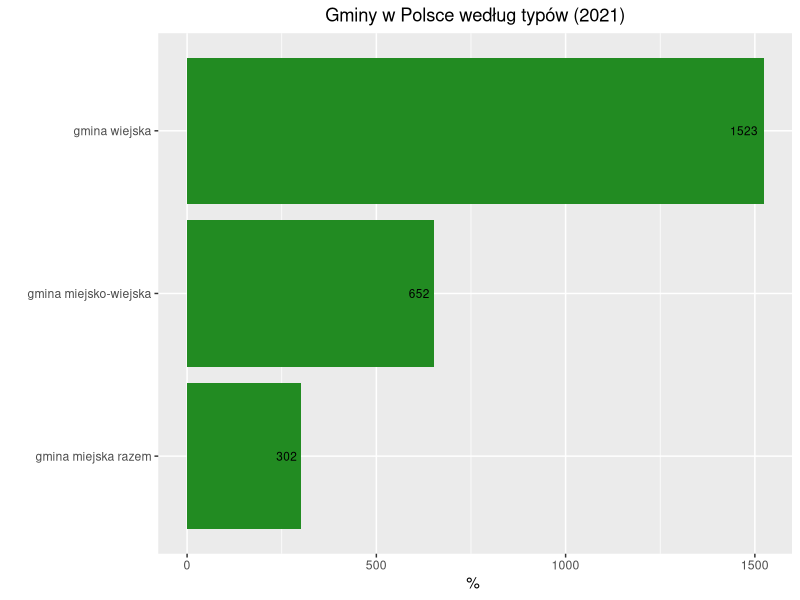
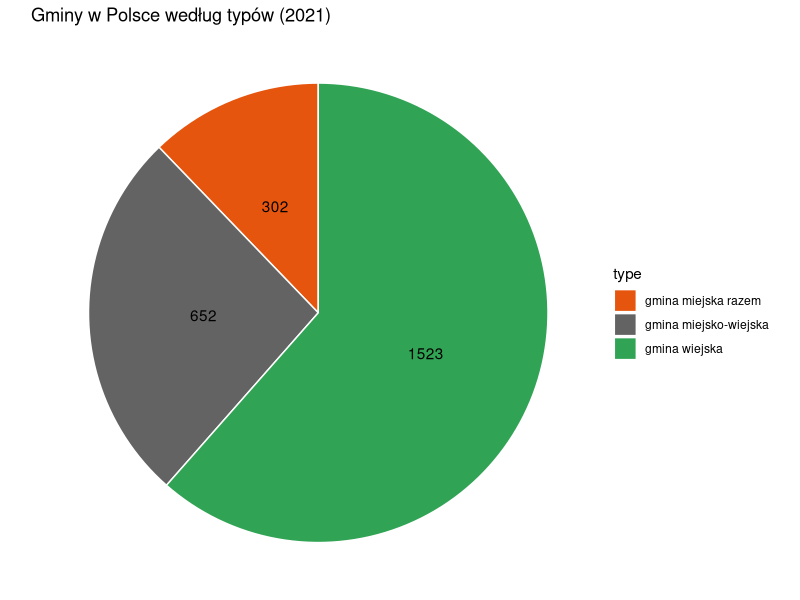
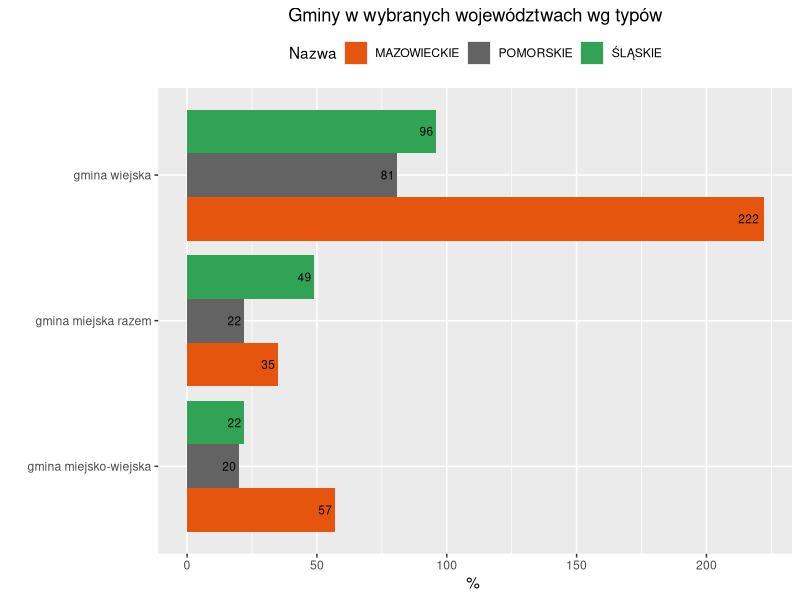
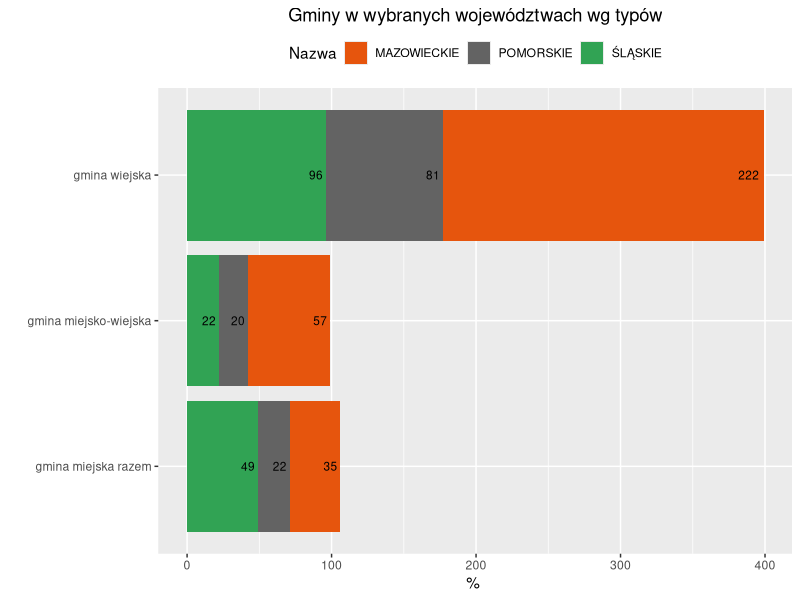
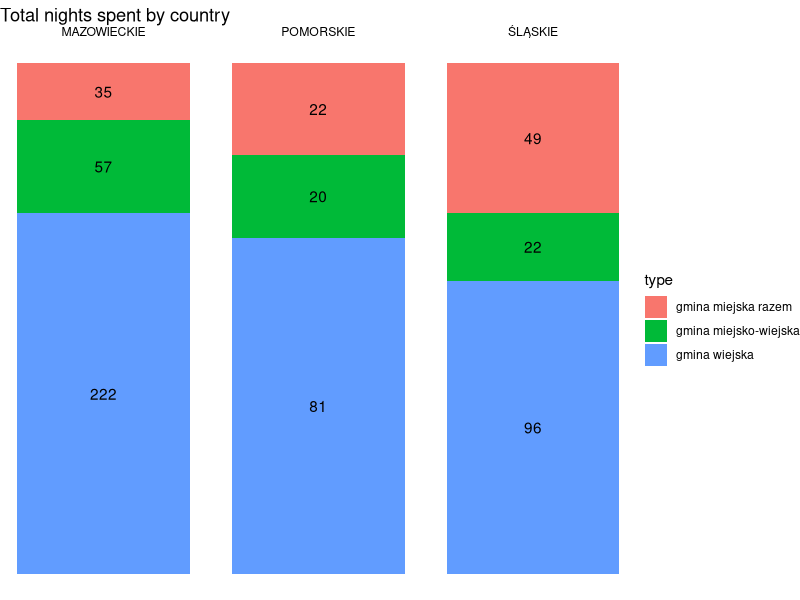
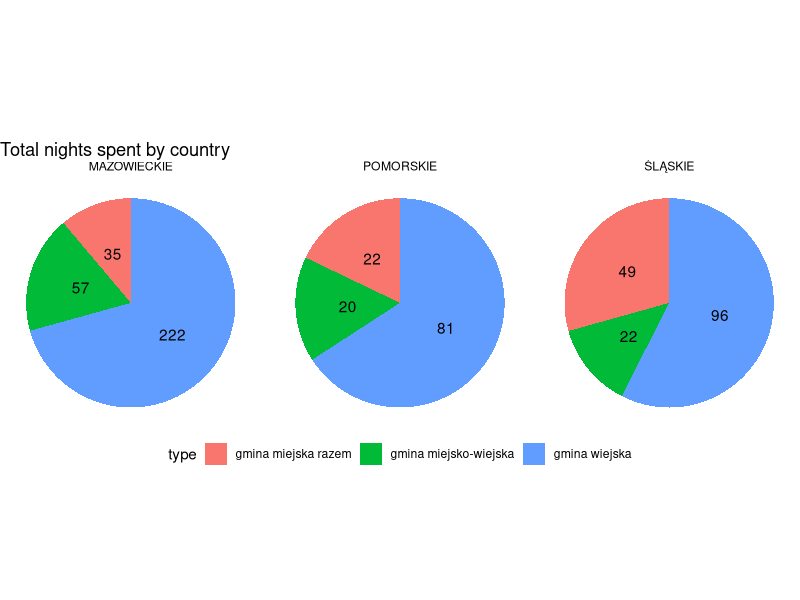
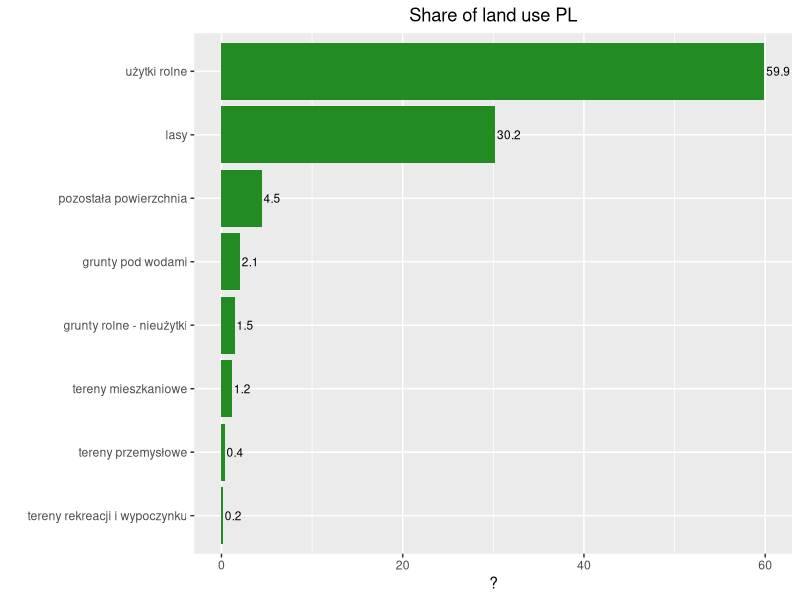
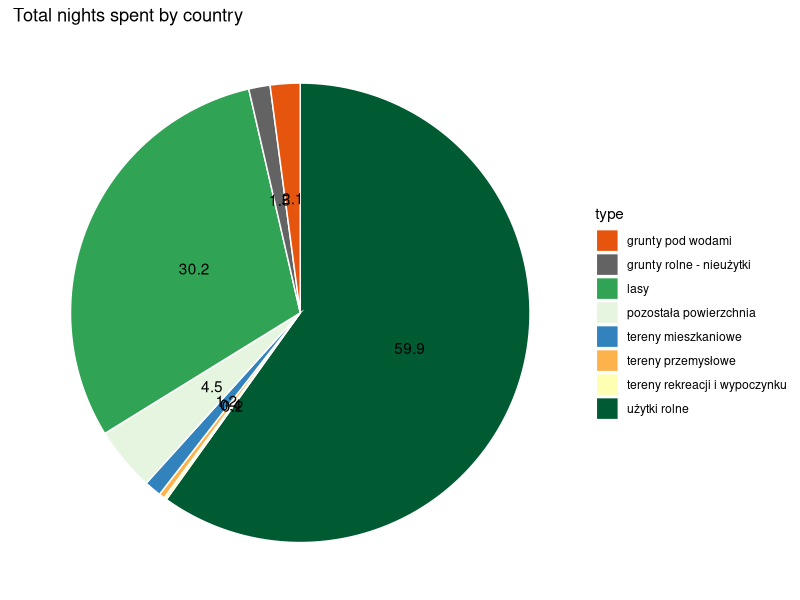

Reproduce these figures in R, in order.
# -- we are r --
require("ggplot2")
library("dplyr")
library("RColorBrewer")
library("ggpubr")
library("tidyverse")
library("tidyr")

# kolorki definicje
mycols <- c( '#e6550d', '#636363', '#31a354', '#e5f5e0', 
             '#3182bd', '#feb24c', '#ffffb3', '#005a32', '#543005')

## Gminy wg typów (za BDL/GUS)
g <- read.csv("gminy-typy.csv", sep = ';', 
              dec = ".",  header=T, na.string="NA") %>%
  select (Nazwa, type=RodzajeGmin, value=Wartosc) 

## P1: wykres słupkowy
p.1 <- g %>% filter (Nazwa == "POLSKA") %>% 
  ggplot(aes(x = reorder(type, value), y=value )) +
  geom_bar(stat="identity", fill='forestgreen') +
  xlab(label="") + ylab(label="% ") +
  coord_flip()+ ggtitle("Gminy w Polsce według typów (2021)") +
  theme(plot.title = element_text(hjust = 0.5)) +
  geom_text(aes(label=sprintf ("%i", value)), hjust=1.2, color="black", size=3.0) +
  theme(legend.position="none")
p.1

## PC.1: wykres kołowy
pc.1 <- g %>% filter (Nazwa == "POLSKA") %>% 
  #arrange(desc(type)) %>%
  #mutate(yy.value = cumsum(value) - 0.5*value) %>%
  mutate(yy.value = value/sum(value)*100) %>%
  ggplot(aes(x = "", y = value, fill = type)) +
  geom_bar(width = 1, stat = "identity", color = "white") +
  coord_polar("y", start = 0)+
  #geom_text(aes(y = yy.value, label = value), color = "black")+
  geom_text(aes(label = value), position = position_stack(vjust=0.5)) +
  scale_fill_manual(values = mycols) +
  ggtitle("Gminy w Polsce według typów (2021)") +
  ##labs(caption="Źródło: BDL", fill = "Typ") +
  theme_void()

pc.1

### Porówanie ## 
### 3 województwa

p.2 <- g %>% filter (Nazwa %in% c("POMORSKIE", "MAZOWIECKIE", "ŚLĄSKIE")) %>%
  ggplot(aes(x = reorder(type, value), y=value, fill=Nazwa, group=Nazwa )) +
  geom_bar(stat="identity",  position="dodge") +
  xlab(label="") + ylab(label="% ") +
  coord_flip()+ 
  ggtitle("Gminy w wybranych województwach wg typów") +
  theme(plot.title = element_text(hjust = 0.5)) +
  scale_fill_manual(values = mycols) +
  geom_text(aes(
    x = reorder(type, value), y=value, group=Nazwa,
    label=sprintf ("%i", value)), 
    ### https://stackoverflow.com/questions/6017460/position-geom-text-on-dodged-barplot
    position = position_dodge(width = .9),
    hjust=1.2, color="black", size=3.0) +
  ###scale_color_discrete(guide=F) +
  ## theme(legend.position="none")
  theme(legend.position="top")
p.2

p.3 <- g %>% filter (Nazwa %in% c("POMORSKIE", "MAZOWIECKIE", "ŚLĄSKIE")) %>%
  ggplot(aes(x = type, y=value, fill=Nazwa, group=Nazwa )) +
  geom_bar(stat="identity",  position="stack") +
  xlab(label="") + ylab(label="% ") +
  coord_flip()+ 
  ggtitle("Gminy w wybranych województwach wg typów") +
  theme(plot.title = element_text(hjust = 0.5)) +
  scale_fill_manual(values = mycols) +
  geom_text(aes(
    x = type, y=value, group=Nazwa,
    label=sprintf ("%i", value)), 
    ### https://stackoverflow.com/questions/6017460/position-geom-text-on-dodged-barplot
    position = position_stack(),
    hjust=1.2, color="black", size=3.0) +
  ###scale_color_discrete(guide=F) +
  ## theme(legend.position="none")
  theme(legend.position="top")
p.3

## (Multi) Pie chart
## Faceted pie-chart with text
pc.3.x <- g %>% filter (Nazwa %in% c("POMORSKIE", "MAZOWIECKIE", "ŚLĄSKIE")) %>%
  group_by(Nazwa) %>%
  #arrange(desc(type)) %>%
  ##mutate(yy.value = cumsum(value) - 0.5*value) %>%
  mutate(yy.value = value /sum (value) * 100)  %>%
  ungroup() %>%
  ggplot(aes(x = "", y = yy.value, fill = type)) +
  geom_bar(width = 1, stat = "identity") +
  #coord_polar("y", start = 0)+
  geom_text(aes(label = value), color = "black", position = position_stack(vjust=0.5))+
  #scale_fill_manual(values = mycols) +
  ggtitle("Total nights spent by country") +
  theme_void() +
  facet_wrap(~Nazwa)

pc.3.x

## pie
pc.3 <- pc.3.x + coord_polar("y", start = 0) +
  theme(legend.position = "bottom")
pc.3

######################## PRZYKŁAD 2 ######################################

d <- read.csv("PODZ_2780_CREL_20221218071042.csv", sep = ';', 
              dec = ".",  header=T, na.string="NA") %>%
  select (Nazwa, type=Kierunki.wykorzystania.powierzchni, unit=Jednostka.miary,
          value=Wartosc) %>%
  mutate(value=str_replace(value, ',', '.'),
      value = as.numeric(value)) %>%
  filter (! grepl('ogółem', type))


p.1 <- d %>% filter (Nazwa == "POLSKA") %>% 
  #arrange(desc(value)) %>%
  ggplot(aes(x = reorder(type, value), y=value )) +
  geom_bar(stat="identity", fill='forestgreen') +
  xlab(label="") + ylab(label="% ") +
  ##coord_cartesian(ylim = c(0, 60)) +
  scale_y_continuous(name="?", limits=c(0, 60)) +
  coord_flip()+ ggtitle(sprintf ("Share of land use %s", "PL")) +
  theme(plot.title = element_text(hjust = 0.5)) +
  ##scale_fill_manual(values = mycolors) +
  geom_text(aes(label=sprintf ("%.1f", value)), hjust=-.08, color="black", size=3.0) +
  ###scale_color_discrete(guide=F) +
  theme(legend.position="none")
p.1

pc.1 <- d %>% filter (Nazwa == "POLSKA") %>% 
  arrange(desc(type)) %>%
  ##mutate(yy.value = cumsum(value) - 0.5*value) %>%
  mutate(yy.value = value/sum(value)*100) %>%
  ggplot(aes(x = "", y = value, fill = type)) +
  geom_bar(width = 1, stat = "identity", color = "white") +
  coord_polar("y", start = 0)+
  #geom_text(aes(y = yy.value, label = value), color = "black")+
  scale_fill_manual(values = mycols) +
  ggtitle("Total nights spent by country") +
  geom_text(aes(label = value), position = position_stack(vjust=0.5)) +
  theme_void()

pc.1



p.2 <- d %>% filter (Nazwa %in% c("POMORSKIE", "MAZOWIECKIE", "ŚLĄSKIE")) %>%
  ggplot(aes(x = reorder(type, value), y=value, fill=Nazwa )) +
  geom_bar(stat="identity",  position="dodge") +
  xlab(label="") + ylab(label="% ") +
  ##coord_cartesian(ylim = c(0, 60)) +
  ##scale_y_continuous(name="?", limits=c(0, 60)) +
  coord_flip()+ ggtitle(sprintf ("Share of land use %s", "PL")) +
  theme(plot.title = element_text(hjust = 0.5)) +
  ##scale_fill_manual(values = mycolors) +
  ##geom_text(aes(label=sprintf ("%.1f", value)), hjust=-.08, color="black", size=3.0) +
  ###scale_color_discrete(guide=F) +
  theme(legend.position="none")
  
p.2


p.3 <- d %>% filter (Nazwa %in% c("POMORSKIE", "MAZOWIECKIE", "ŚLĄSKIE")) %>%
  ggplot(aes(x = reorder(Nazwa, value), y=value, fill=type )) +
  geom_bar(stat="identity",  position="stack") +
  xlab(label="") + ylab(label="% ") +
  ##coord_cartesian(ylim = c(0, 60)) +
  ##scale_y_continuous(name="?", limits=c(0, 60)) +
  coord_flip()+ ggtitle(sprintf ("Share of land use %s", "PL")) +
  theme(plot.title = element_text(hjust = 0.5)) +
  ##scale_fill_manual(values = mycolors) +
  ##geom_text(aes(label=sprintf ("%.1f", value)), hjust=-.08, color="black", size=3.0) +
  ###scale_color_discrete(guide=F) +
  theme(legend.position="bottom")

p.3


pc.3.x <- d %>% filter (Nazwa %in% c("POMORSKIE", "MAZOWIECKIE", "ŚLĄSKIE")) %>%
  group_by(Nazwa) %>%
  #arrange(desc(type)) %>%
  ##mutate(yy.value = cumsum(value) - 0.5*value) %>%
  mutate(yy.value = value /sum (value) * 100)  %>%
  ungroup() %>%
  ggplot(aes(x = "", y = yy.value, fill = type)) +
  geom_bar(width = 1, stat = "identity") +
  #coord_polar("y", start = 0)+
  geom_text(aes(label = value), color = "black", position = position_stack(vjust=0.5))+
  #scale_fill_manual(values = mycols) +
  ggtitle("Total nights spent by country") +
  theme_void() +
  facet_wrap(~Nazwa)

pc.3.x

## pie
pc.3 <- pc.3.x + coord_polar("y", start = 0) +
  theme(legend.position = "bottom")
pc.3

## koniec


